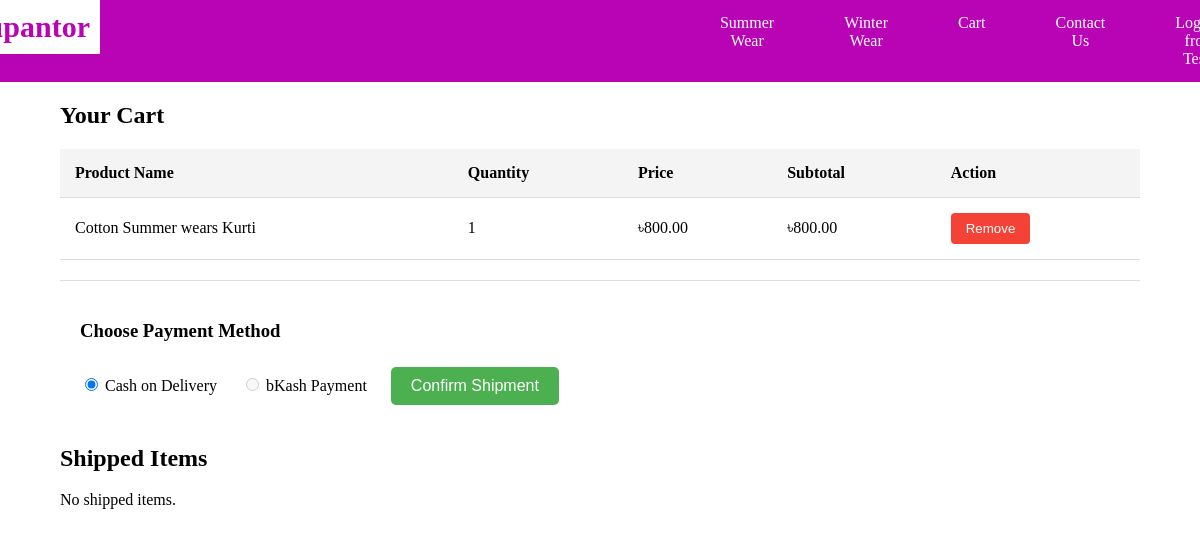
/cart/ (signed in), run on an earlier commit of the app's database.
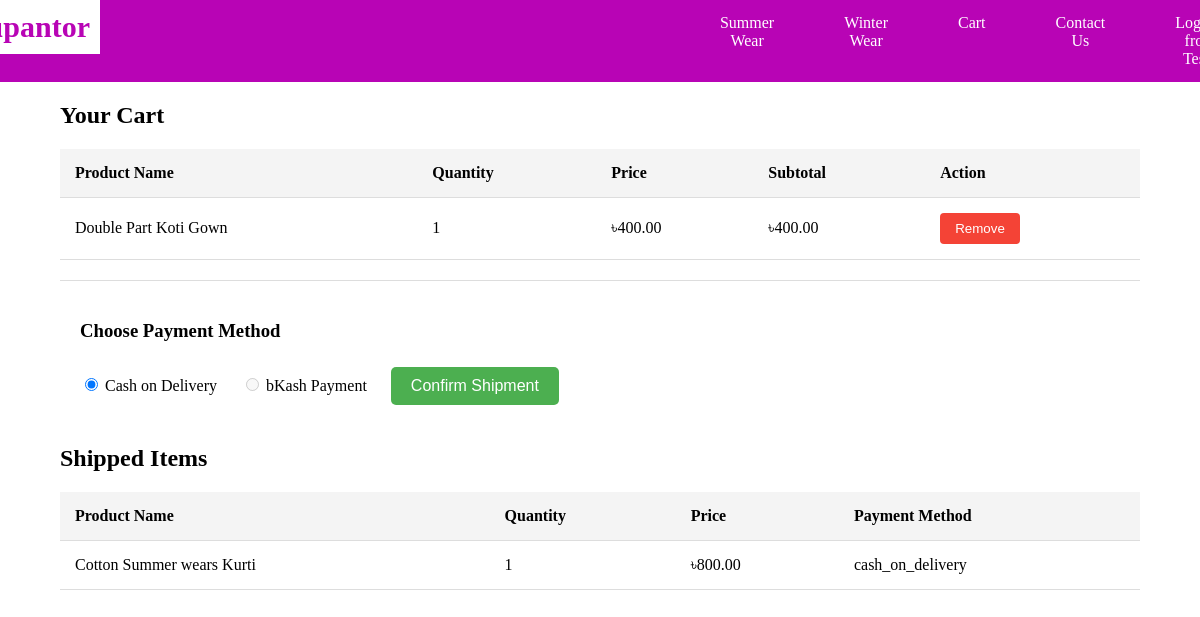
And on a later commit of the database.
### management/models.py (models this page shows, shortened)
class Cart(models.Model):
    product = models.ForeignKey(Wears, on_delete=models.CASCADE, null= True)
    quantity = models.IntegerField(default=1)
    user = models.ForeignKey(
        settings.AUTH_USER_MODEL,
        on_delete=models.CASCADE,
        related_name='cart',
        null=True
    )
    class Meta:
        unique_together = ('user', 'product')

class Wears(models.Model):
    categoryChoice = [
        ('SummerWear', 'Summerwear'),
        ('WinterWear', 'Winterwear')
    ]
    productId = models.AutoField(primary_key=True)
    category = models.CharField(max_length=20, choices=categoryChoice)
    productName = models.CharField(max_length=100)
    productColor = models.CharField(max_length=50, null=True)
    productBody = models.CharField(max_length=30, null=True)
    frontLength = models.CharField(max_length=30, null=True)
    backLength = models.CharField(max_length=30, null=True)
    productPrice = models.DecimalField(max_digits=8, decimal_places=2)
    available = models.IntegerField()
    description = models.TextField()
    productImage = models.ImageField(blank=True)

class Shipping(models.Model):
    user = models.ForeignKey(settings.AUTH_USER_MODEL, on_delete=models.CASCADE, related_name='shippings')
    product = models.ForeignKey('Wears', on_delete=models.CASCADE)
    quantity = models.IntegerField(default=1)
    payment_method = models.CharField(max_length=100)

### management/views.py (the view)
# urls.py: path('cart/', views.cart, name='cart'),
def cart(request):
    template = loader.get_template('cart.html')
    cart_items = Cart.objects.filter(user=request.user)
    shipped_items = Shipping.objects.filter(user=request.user)
    for item in cart_items:
        item.subtotal = item.quantity * item.product.productPrice
    context = {
        'cart_items': cart_items,
        'shipped_items': shipped_items
    }
    return HttpResponse(template.render(context, request))

### management/templates/cart.html (shortened to what this page needs)
<!DOCTYPE html>
<html lang="en">
<head>
</head>
<body>
    {% include 'header.html' %}
    <div class="cart-container">
        <h2>Your Cart</h2>
        {% if cart_items %}
        <table>
            <thead>
                <tr>
                    <th>Product Name</th>
                    <th>Quantity</th>
                    <th>Price</th>
                    <th>Subtotal</th>
                    <th>Action</th>
                </tr>
            </thead>
            <tbody>
                {% for item in cart_items %}
                <tr>
                    <td>{{ item.product.productName }}</td>
                    <td>{{ item.quantity }}</td>
                    <td>৳{{ item.product.productPrice }}</td>
                    <td>৳{{ item.subtotal }}</td>
                    <td>
                        <form action="{% url 'remove_from_cart' item.id %}" method="post">
                            <button type="submit" class="remove-btn" onclick="return confirm('Are you sure you want to remove this item?');">Remove</button>
                        </form>
                    </td>
                </tr>
                {% endfor %}
            </tbody>
        </table>
        <div class="payment-options">
            <h3>Choose Payment Method</h3>
            <form action="{% url 'confirm_shipment' %}" method="post">
                <label>
                    <input type="radio" name="payment_method" value="cash_on_delivery" checked>
                    Cash on Delivery
                </label>
                <label>
                    <input type="radio" name="payment_method" value="bkash" disabled>
                    bKash Payment
                </label>
                <button type="submit" class="confirm-btn">Confirm Shipment</button>
            </form>
        </div>
        {% else %}
        <p>Your cart is empty.</p>
        {% endif %}
    </div>
    <div class="shipped-container">
        <h2>Shipped Items</h2>
        {% if shipped_items %}
        <table>
            <thead>
                <tr>
                    <th>Product Name</th>
                    <th>Quantity</th>
                    <th>Price</th>
                    <th>Payment Method</th>
                </tr>
            </thead>
            <tbody>
                {% for item in shipped_items %}
                <tr>
                    <td>{{ item.product.productName }}</td>
                    <td>{{ item.quantity }}</td>
                    <td>৳{{ item.product.productPrice }}</td>
                    <td>{{ item.payment_method }}</td>
                </tr>
                {% endfor %}
            </tbody>
        </table>
        {% else %}
        <p>No shipped items.</p>
        {% endif %}
    </div>
</body>
</html>

### management/templates/header.html (shortened to what this page needs)
<!DOCTYPE html>
<html lang="en">
<head>
</head>
<body>
    <nav>
        <ul>
            <li><a href="/" class="home-link">Rupantor</a></li>
            <li><a href="/summerwear/">Summer Wear</a></li>
            <li><a href="/winterwear/">Winter Wear</a></li>
            <li><a href="/cart/">Cart</a></li>
            <li><a href="/contact/">Contact Us</a></li>
            {% if request.user.is_authenticated  %}
                <li><a href="/logout/">LogOut from {{ user.username }}</a></li>
            {% else %}
                <li><a href="/login/">Login </a></li>
            {% endif %}
        </ul>
    </nav>
</body>
</html>

### management/templates/cart.html (style rules this page uses)
table { width: 100%; border-collapse: collapse; margin-top: 20px; }
th, td { padding: 15px; text-align: left; border-bottom: 1px solid #ddd; }
th { background-color: #f4f4f4; }
.cart-container, .shipped-container { width: 90%; margin: auto; }
.remove-btn { padding: 8px 15px; background-color: #f44336; color: white; border: none; border-radius: 4px; cursor: pointer; }
.payment-options { margin-top: 20px; padding: 20px; border-top: 1px solid #ddd; }
.payment-options h3 { margin-bottom: 15px; }
.payment-options label { margin-right: 20px; }
.confirm-btn { padding: 10px 20px; font-size: 16px; background-color: #4CAF50; color: white; border: none; border-radius: 5px; cursor: pointer; margin-top: 10px; }

### management/templates/header.html (style rules this page uses)
body { margin: 0; }
nav { background-color: #B804B5; overflow: hidden; }
ul { list-style-type: none; margin: 0; padding: 0; overflow: hidden; display: flex; justify-content: center; }
li { width: auto; margin-right: 30px; }
li:last-child { margin-right: 0; }
li:first-child { margin-right: 600px; }
li a { display: block; color: white; text-align: center; padding: 14px 20px; text-decoration: dashed; }
.home-link { font-weight: bold; font-size: 30px; color: white; background-color: #B804B5; padding: 10px; }

What changed in the data, as far as the page shows it:
removed Cart: product.productName "Cotton Summer wears Kurti", quantity "1", product.productPrice "800.00", subtotal "800.00"
added Cart: product.productName "Double Part Koti Gown", quantity "1", product.productPrice "400.00", subtotal "400.00"
added Shipping: product.productName "Cotton Summer wears Kurti", quantity "1", product.productPrice "800.00", payment_method "cash_on_delivery"
Also different on the page:
text no longer shown: "No shipped items."
text now shown: "Product Name Quantity Price Payment Method"
